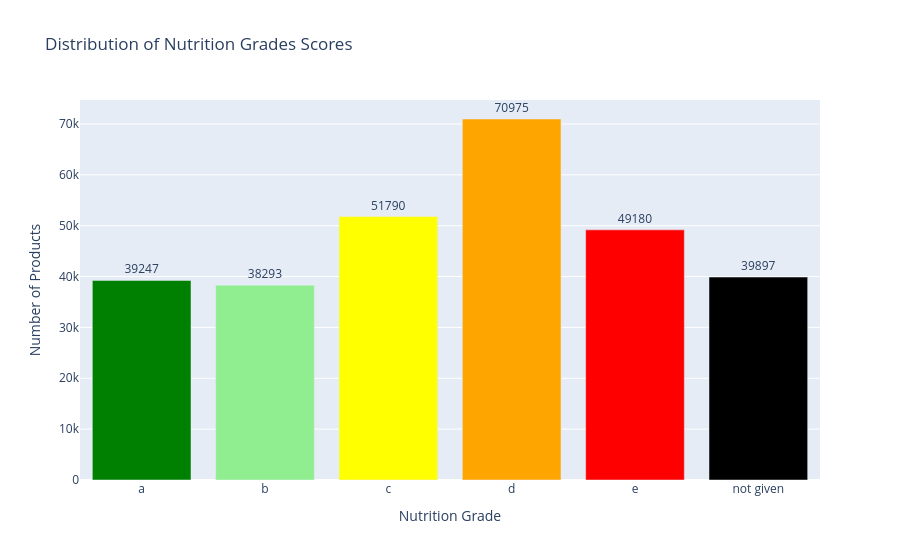

The cell this chart's notebook holds for it:
### Markdown cell above
# Distribution of Nutrition grade France

### Code cell
import kaleido
import plotly.express as px
import plotly.io as pio
from IPython.display import Image

# Define nutrition grade colors corresponding to ['a', 'b', 'c', 'd', 'e', 'not given']
nutrition_grade_colors = {
    'a': 'green', 'b': 'lightgreen', 'c': 'yellow', 'd': 'orange', 'e': 'red', 'not given': 'black'
}

grade_counts = df_cleaned['nutrition_grade_fr'].value_counts().reindex(['a', 'b', 'c', 'd', 'e', 'not given'], fill_value=0)

fig = px.bar(
    x=grade_counts.index,
    y=grade_counts.values,
    text=grade_counts.values,  
    color=grade_counts.index,  
    color_discrete_map=nutrition_grade_colors,
    labels={'x': 'Nutrition Grade', 'y': 'Number of Products'},
    title='Distribution of Nutrition Grades Scores'
)

fig.update_traces(textposition='outside')
fig.update_layout(
    xaxis_title='Nutrition Grade',
    yaxis_title='Number of Products',
    showlegend=False
)

pio.write_html(fig, "nutrition_grades_distribution.html")
fig.show()

### Figure 1 — Plotly figure (JSON) as saved in the notebook; plotly's stock layout.template omitted (floating-point values rounded to 4 significant figures)
{"data": [{"alignmentgroup": "True", "hovertemplate": "color=a<br>Nutrition Grade=%{x}<br>Number of Products=%{y}<br>text=%{text}<extra></extra>", "legendgroup": "a", "marker": {"color": "green", "pattern": {"shape": ""}}, "name": "a", "offsetgroup": "a", "orientation": "v", "showlegend": true, "text": [39247], "textposition": "outside", "type": "bar", "x": ["a"], "xaxis": "x", "y": [39247], "yaxis": "y"}, {"alignmentgroup": "True", "hovertemplate": "color=b<br>Nutrition Grade=%{x}<br>Number of Products=%{y}<br>text=%{text}<extra></extra>", "legendgroup": "b", "marker": {"color": "lightgreen", "pattern": {"shape": ""}}, "name": "b", "offsetgroup": "b", "orientation": "v", "showlegend": true, "text": [38293], "textposition": "outside", "type": "bar", "x": ["b"], "xaxis": "x", "y": [38293], "yaxis": "y"}, {"alignmentgroup": "True", "hovertemplate": "color=c<br>Nutrition Grade=%{x}<br>Number of Products=%{y}<br>text=%{text}<extra></extra>", "legendgroup": "c", "marker": {"color": "yellow", "pattern": {"shape": ""}}, "name": "c", "offsetgroup": "c", "orientation": "v", "showlegend": true, "text": [51790], "textposition": "outside", "type": "bar", "x": ["c"], "xaxis": "x", "y": [51790], "yaxis": "y"}, {"alignmentgroup": "True", "hovertemplate": "color=d<br>Nutrition Grade=%{x}<br>Number of Products=%{y}<br>text=%{text}<extra></extra>", "legendgroup": "d", "marker": {"color": "orange", "pattern": {"shape": ""}}, "name": "d", "offsetgroup": "d", "orientation": "v", "showlegend": true, "text": [70975], "textposition": "outside", "type": "bar", "x": ["d"], "xaxis": "x", "y": [70975], "yaxis": "y"}, {"alignmentgroup": "True", "hovertemplate": "color=e<br>Nutrition Grade=%{x}<br>Number of Products=%{y}<br>text=%{text}<extra></extra>", "legendgroup": "e", "marker": {"color": "red", "pattern": {"shape": ""}}, "name": "e", "offsetgroup": "e", "orientation": "v", "showlegend": true, "text": [49180], "textposition": "outside", "type": "bar", "x": ["e"], "xaxis": "x", "y": [49180], "yaxis": "y"}, {"alignmentgroup": "True", "hovertemplate": "color=not given<br>Nutrition Grade=%{x}<br>Number of Products=%{y}<br>text=%{text}<extra></extra>", "legendgroup": "not given", "marker": {"color": "black", "pattern": {"shape": ""}}, "name": "not given", "offsetgroup": "not given", "orientation": "v", "showlegend": true, "text": [39897], "textposition": "outside", "type": "bar", "x": ["not given"], "xaxis": "x", "y": [39897], "yaxis": "y"}], "layout": {"barmode": "relative", "legend": {"title": {"text": "color"}, "tracegroupgap": 0}, "showlegend": false, "title": {"text": "Distribution of Nutrition Grades Scores"}, "xaxis": {"anchor": "y", "domain": [0, 1], "title": {"text": "Nutrition Grade"}}, "yaxis": {"anchor": "x", "domain": [0, 1], "title": {"text": "Number of Products"}}}}
